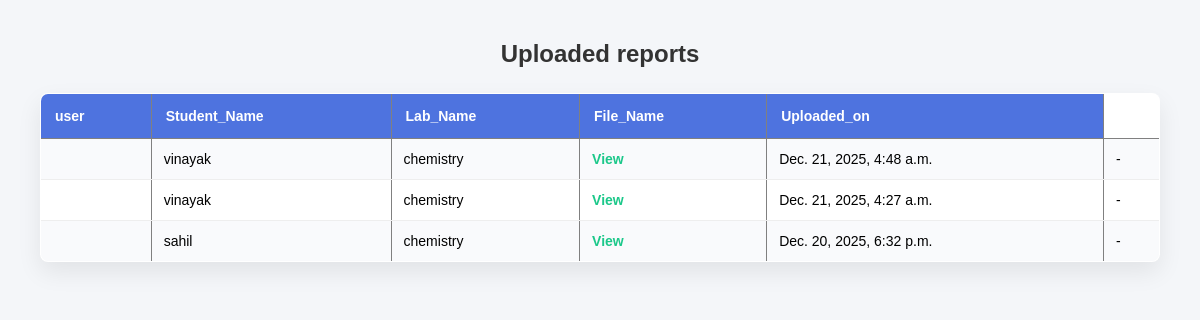
The page /reports/ on the database as committed earlier.
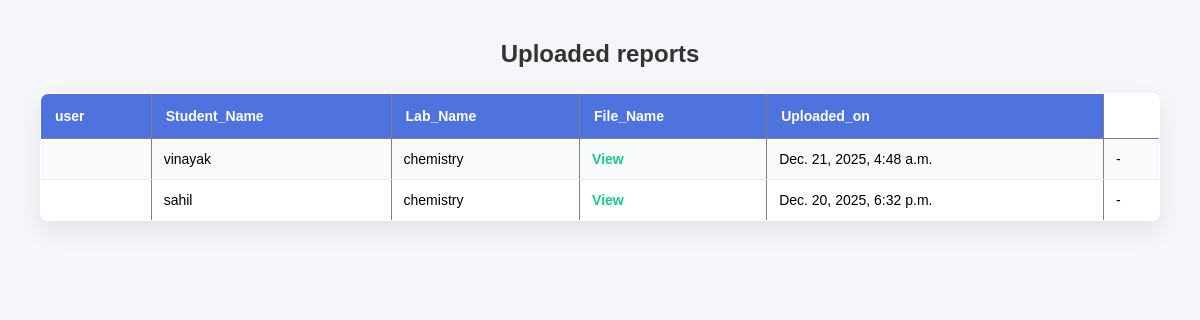
The same page on the database as committed later.
### reports/models.py (models this page shows)
class StudentData(models.Model):
    user=models.ForeignKey(User,on_delete=models.CASCADE)
    student_name=models.CharField(max_length=20)
    lab_name=models.CharField(max_length=100)
    lab_file=models.FileField(upload_to='lab_reports/')
    uploaded_at=models.DateTimeField(auto_now_add=True)

### reports/views.py (the view)
# urls.py: path('reports/',report_list,name='report_list'),
def report_list(request):
    reports = StudentData.objects.all().order_by('-uploaded_at')
    return render(request,'reports/report_list.html',
         {"reports":reports
          })

### templates/reports/report_list.html (shortened to what this page needs)
<!DOCTYPE html>
{% load static %}
<html lang="en">
<head>
    <link rel="stylesheet" href="{% static 'reports/reportlist.css'%}">
</head>
<body>
        <h2>Uploaded reports</h2>
        <table border="1" cellpadding="8">
            <tr>
                <th>user</th>
                <th>Student_Name</th>
                <th>Lab_Name</th>
                <th>File_Name</th>
                <th>Uploaded_on</th>
            </tr>
            {% for report in reports %}
            <tr>
                <td>{{report.user.username}}</td>
                <td>{{report.student_name}}</td>
                <td>{{report.lab_name}}</td>
                <td>
                    <a href="{{report.lab_file.url}}" target="_blank">View</a>
                </td>
                <td>{{report.uploaded_at}}</td>
                <td>{%if report.user == request.user%}
                    <a href="{% url 'delete' report.id%}"
                    onclick="return confirm('delete this report ?');">
                delete</a>
              {% else %}
        -
              {% endif %}
            </td>
            </tr>
            {% empty %}
            <tr>
                <td>"no reports uploaded yet"</td>
            </tr>
            {% endfor %}
        </table>
</body>
</html>

### reports/static/reports/reportlist.css (style rules this page uses)
* { margin: 0; padding: 0; box-sizing: border-box; font-family: Arial, Helvetica, sans-serif; }
body { background: #f4f6f9; padding: 40px; }
h2 { text-align: center; margin-bottom: 25px; color: #333; }
table { width: 100%; border-collapse: collapse; background: white; box-shadow: 0 10px 25px rgba(0, 0, 0, 0.08); border-radius: 8px; overflow: hidden; }
th { background-color: #4e73df; color: white; padding: 14px; text-align: left; font-size: 14px; }
td { padding: 12px; border-bottom: 1px solid #eee; font-size: 14px; }
tr:nth-child(even) { background-color: #f9fafc; }
a { text-decoration: none; font-weight: bold; }
a[target="_blank"] { color: #1cc88a; }

Rows that differ between the two databases and show on the page:
removed StudentData: student_name "vinayak", lab_name "chemistry", uploaded_at "Dec. 21, 2025, 4:27 a.m."
